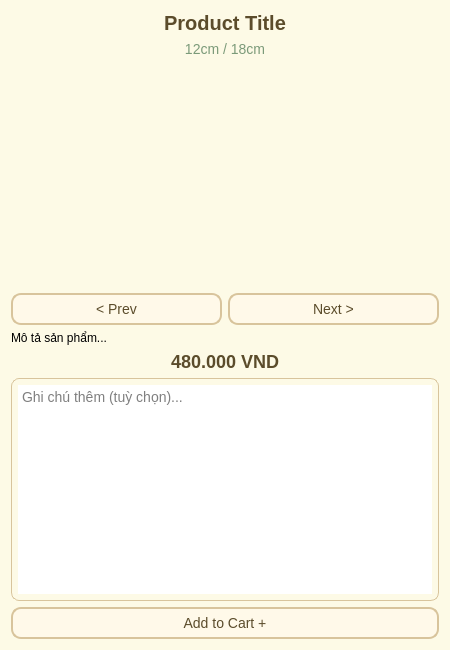
<?xml version="1.0" encoding="UTF-8"?>
<ui version="4.0">
 <class>ProductDetailDialog</class>
 <widget class="QDialog" name="ProductDetailDialog">
  <property name="geometry">
   <rect>
    <x>0</x>
    <y>0</y>
    <width>450</width>
    <height>650</height>
   </rect>
  </property>
  <property name="windowTitle">
   <string/>
  </property>
  <property name="styleSheet">
   <string notr="true">
QDialog {
    background-color: #fdfae6;
    border-radius: 16px;
}
QLabel#label_title {
    font-size: 20px;
    font-weight: bold;
    color: #5b4c2b;
}
QLabel#label_size {
    font-size: 14px;
    color: #7b9a79;
}
QLabel#label_price {
    font-size: 18px;
    font-weight: bold;
    color: #5b4c2b;
}
QTextEdit#note_input {
    border: 1px solid #d8c49c;
    border-radius: 8px;
    padding: 6px;
    font-size: 14px;
}
QPushButton#btn_add_to_cart, QPushButton#btn_prev_image, QPushButton#btn_next_image {
    background-color: #fff9e9;
    border: 2px solid #d8c49c;
    border-radius: 10px;
    font-size: 14px;
    padding: 6px 12px;
    color: #5b4c2b;
}
QPushButton#btn_add_to_cart:hover, QPushButton#btn_prev_image:hover, QPushButton#btn_next_image:hover {
    background-color: #f6eec7;
    border-color: #b89b6d;
}
   </string>
  </property>
  <layout class="QVBoxLayout" name="verticalLayout">
   <item>
    <widget class="QLabel" name="label_title">
     <property name="text">
      <string>Product Title</string>
     </property>
     <property name="alignment">
      <set>Qt::AlignCenter</set>
     </property>
    </widget>
   </item>
   <item>
    <widget class="QLabel" name="label_size">
     <property name="text">
      <string>12cm / 18cm</string>
     </property>
     <property name="alignment">
      <set>Qt::AlignCenter</set>
     </property>
    </widget>
   </item>
   <item>
    <widget class="QStackedWidget" name="stack_images">
     <widget class="QWidget" name="page_0">
      <layout class="QVBoxLayout" name="layout_image_0">
       <item>
        <widget class="QLabel" name="label_image">
         <property name="text">
          <string/>
         </property>
         <property name="alignment">
          <set>Qt::AlignCenter</set>
         </property>
        </widget>
       </item>
      </layout>
     </widget>
    </widget>
   </item>
   <item>
    <layout class="QHBoxLayout" name="layout_slider_btn">
     <item>
      <widget class="QPushButton" name="btn_prev_image">
       <property name="text">
        <string>&lt; Prev</string>
       </property>
      </widget>
     </item>
     <item>
      <widget class="QPushButton" name="btn_next_image">
       <property name="text">
        <string>Next &gt;</string>
       </property>
      </widget>
     </item>
    </layout>
   </item>
   <item>
    <widget class="QLabel" name="label_description">
     <property name="text">
      <string>Mô tả sản phẩm...</string>
     </property>
     <property name="wordWrap">
      <bool>true</bool>
     </property>
    </widget>
   </item>
   <item>
    <widget class="QLabel" name="label_price">
     <property name="text">
      <string>480.000 VND</string>
     </property>
     <property name="alignment">
      <set>Qt::AlignCenter</set>
     </property>
    </widget>
   </item>
   <item>
    <widget class="QTextEdit" name="note_input">
     <property name="placeholderText">
      <string>Ghi chú thêm (tuỳ chọn)...</string>
     </property>
    </widget>
   </item>
   <item>
    <widget class="QPushButton" name="btn_add_to_cart">
     <property name="text">
      <string>Add to Cart +</string>
     </property>
    </widget>
   </item>
  </layout>
 </widget>
 <resources/>
 <connections/>
</ui>
